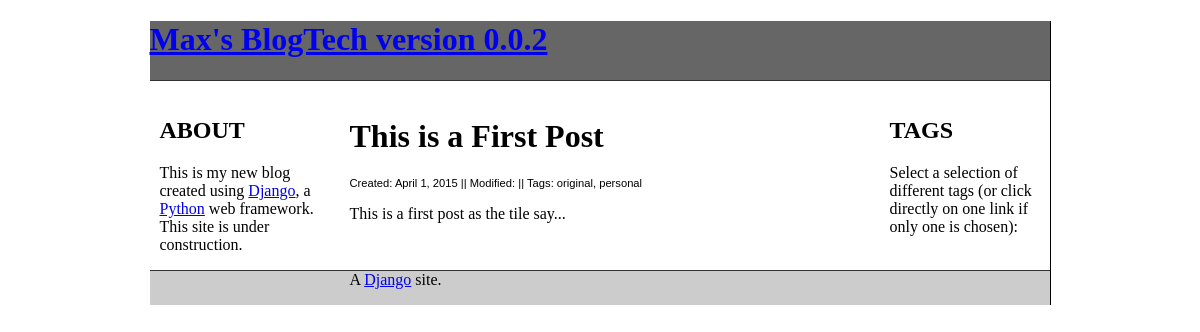
/1/, run on the app's committed database.
### weblog/models.py (models this page shows, shortened)
class Post(models.Model):
    body = models.TextField()
    title = models.CharField(max_length=500)
    date_created = models.DateTimeField()
    date_modified = models.DateTimeField(null=True, blank=True)
    tags = models.ManyToManyField(Tags)
    class Meta:
        ordering = ('-date_created',)

class Tags(models.Model):
    tagname = models.CharField(max_length=20)
    def __str__(self):
        return self.tagname
    class Meta:
        ordering = ('tagname',)

### weblog/views.py (the view)
# urls.py: url(r'^(?P<pk>\d+)/$', PostDetailView.as_view(), name='post-detail'),
class PostDetailView(DetailView):
    model = Post

### weblog/templates/weblog/post_detail.html
{% extends "weblog/base.html" %}
{% block main %}
<h1>{{ object.title }}</h1>
{% include "weblog/post_footer.html" %}
<p>{{ object.body }}</p>
{% endblock %}

### weblog/templates/weblog/post_footer.html
<div class="post_footer">Created: {{ post.date_created|date }} || Modified: {{ post.date_modified|date }}|| Tags: {% for tag in post.tags.all %}
	{{ tag }}{% if not forloop.last %},{% endif %}
	{% endfor %}</div>

### weblog/static/style.css (style rules this page uses)
body { margin-left: auto; margin-right: auto; padding: 0; font-family: Georgia, Times, "Times New Roman", serif; color: black; width: 900px; border-right: 1px solid black; }
.post_footer { font-family: Verdana, Arial, sans-serif; font-size:70%; }

### data on the page
Post: title "This is a First Post", date_created "April 1, 2015", body "This is a first post as the tile say..."
Tags: tagname "original"
Tags: tagname "personal"
